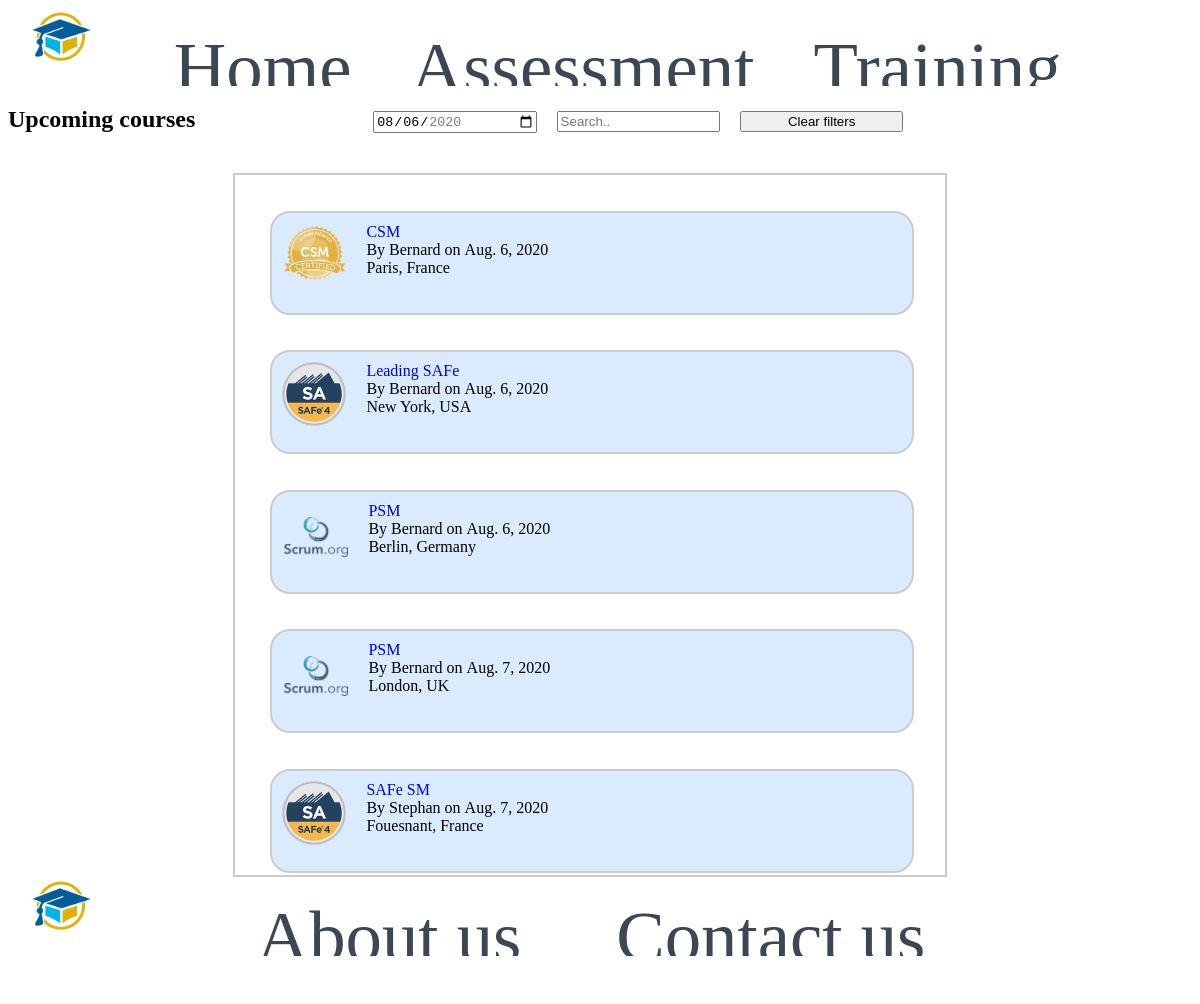
The app's page /boutique/calendar with its own data.
### boutique/models.py (models this page shows, shortened)
class CourseInstance(models.Model):
    course = models.ForeignKey(Course, on_delete=models.CASCADE)
    date = models.DateField()
    location = models.CharField(max_length=500)
    image_name = models.CharField(max_length=50)

class Course(models.Model):
    course_name = models.CharField(max_length=200)
    company = models.CharField(max_length=200, default="Scrum Alliance Training")
    logo = models.CharField(max_length=200, default="scrum.png")
    json = models.CharField(max_length=20000, null=True)
    instructor = models.ForeignKey(User, on_delete=models.CASCADE, null=True)

class User(models.Model):
    user_name = models.CharField(max_length=50)
    password = models.CharField(max_length=50)
    title = models.CharField(max_length=20)

### boutique/views.py (the view)
# urls.py: path('calendar',views.calendar, name='calendar'),
def calendar(request):
    instances_list = CourseInstance.objects.order_by('date')
    context = {'instances_list_wierd': jsonpickle.encode(instances_list, unpicklable=False), 'instances_list': instances_list}
    return render(request, 'boutique/calendar.html', context)

### boutique/templates/boutique/calendar.html (shortened to what this page needs)
{% load static %}
<link rel="stylesheet" type="text/css" href="{% static 'boutique/calendar.css' %}">
<ul footer=top>
  <img src="/static/boutique/images/logo.png" alt="" type="logo-image-top">
  <li type="top-list"><a href="/boutique/index">Home</a></li>
  <li type="top-list"><a href="/boutique/assessment">Assessment</a></li>
  <li type="top-list"><a href="/boutique/trainings">Training</a></li>
</ul>
<body>
  <h2 type="left-title"> Upcoming courses </h2>
  <div type="container">
    <div type="left-container">
      <input class="calendar" type="date" id="start" name="trip-start" value="2020-08-06" min="2020-08-06" max="2020-12-31">
      <input class="search_field" type="search-class" placeholder="Search.." onchange="SearchFunction(this.value)">
      <button class="clear_button" type="show-all"> Clear filters </button>
    </div>
    <div type="right-container">
      {% if instances_list %}
      {% for instance in instances_list %}
      <div class="course" type="course-container" name="{{instance.course.course_name}}" location="{{instance.location}}" date="{{instance.date|date:"Y-m-d"}}">
        <img src="/static/boutique/images/{{instance.image_name}}.png" special="{{instance.image_name}}" type="course-image">
        <div type="course-description">
          <a href="/boutique/course/{{ instance.course.course_name }}/">
            <p id="course-title"> {{instance.course.course_name}} </p>
          </a> <br>
          By <p id="course-teacher"> {{instance.course.instructor.user_name}} </p> on <p id="course-date"> {{instance.date}} </p> <br>
          <p id="course-location"> {{instance.location}} </p>
        </div>
      </div>
      {% endfor %}
      {% else %}
      <p>No course are available.</p>
      {% endif %}
    </div>
  </div>
  <div>
    <ul footer=bottom>
      <img src="/static/boutique/images/logo.png" alt="" type="logo-image-bottom">
      <li type="bottom-list"><a onclick="aboutus()">About us</a></li>
      <li type="bottom-list"><a onclick="contactus()">Contact us</a></li>
    </ul>
  </div>
</body>

### boutique/static/boutique/calendar.css (style rules this page uses)
ul[footer=top] { list-style-type: none; margin: 0; padding: 0; overflow: hidden; width: 100%; height: 10%; }
li[type=top-list] { float: left; margin-left: 5%; padding-top: 1.5%; font-size: 3vh; }
li a { display: block; text-decoration: none; color: #3b4754; }
img[type=logo-image-top] { float: left; width: 5%; margin-left: 2%; margin-right: 2%; }
div[type=container] { width: 100%; }
h2[type=left-title] { width: 30%; float: left; }
div[type=left-container] { padding-top: 15px; float: left; width: 69%; }
input[type=date] { width: 20%; float: left; margin: 10px; }
input[type=search-class] { width: 20%; float: left; margin: 10px; }
button[type=show-all] { width: 20%; float: left; margin: 10px; }
div[type=right-container] { float: left; width: 60%; margin-top: 20px; margin-left: 19%; margin-right: 19%; border: solid 2px #ccc; min-height: 400px; max-height: 700px; overflow: scroll; overflow-x: hidden; }
div[type=course-container] { width: 90%; height: 100px; margin: 5%; border: solid 2px #ccc; border-radius: 20px; background-color: #daeaff; }
img[type=course-image] { padding-left: 10px; padding-top: 10px; width: 10%; float: left; }
img[special=scrum_image] { width: 10%; padding-left: 12px; padding-top: 25px; }
div[type=course-description] { float: left; width: 80%; margin-top: 10px; margin-left: 20px; }
p { display: inline-block; margin: 0; }
ul[footer=bottom] { list-style-type: none; margin: 0; padding: 0; overflow: hidden; width: 100%; height: 10%; }
img[type=logo-image-bottom] { float: left; width: 5%; margin-left: 2%; margin-right: 6%; }
li[type=bottom-list] { float: left; margin-left: 8%; padding-top: 1.5%; font-size: 3vh; }

### records on screen
CourseInstance: image_name (picture), course.course_name "CSM", course.instructor.user_name "Bernard", date "Aug. 6, 2020", location "Paris, France"
CourseInstance: image_name (picture), course.course_name "Leading SAFe", course.instructor.user_name "Bernard", date "Aug. 6, 2020", location "New York, USA"
CourseInstance: image_name (picture), course.course_name "PSM", course.instructor.user_name "Bernard", date "Aug. 6, 2020", location "Berlin, Germany"
CourseInstance: image_name (picture), course.course_name "PSM", course.instructor.user_name "Bernard", date "Aug. 7, 2020", location "London, UK"
CourseInstance: image_name (picture), course.course_name "SAFe SM", course.instructor.user_name "Stephan", date "Aug. 7, 2020", location "Fouesnant, France"
